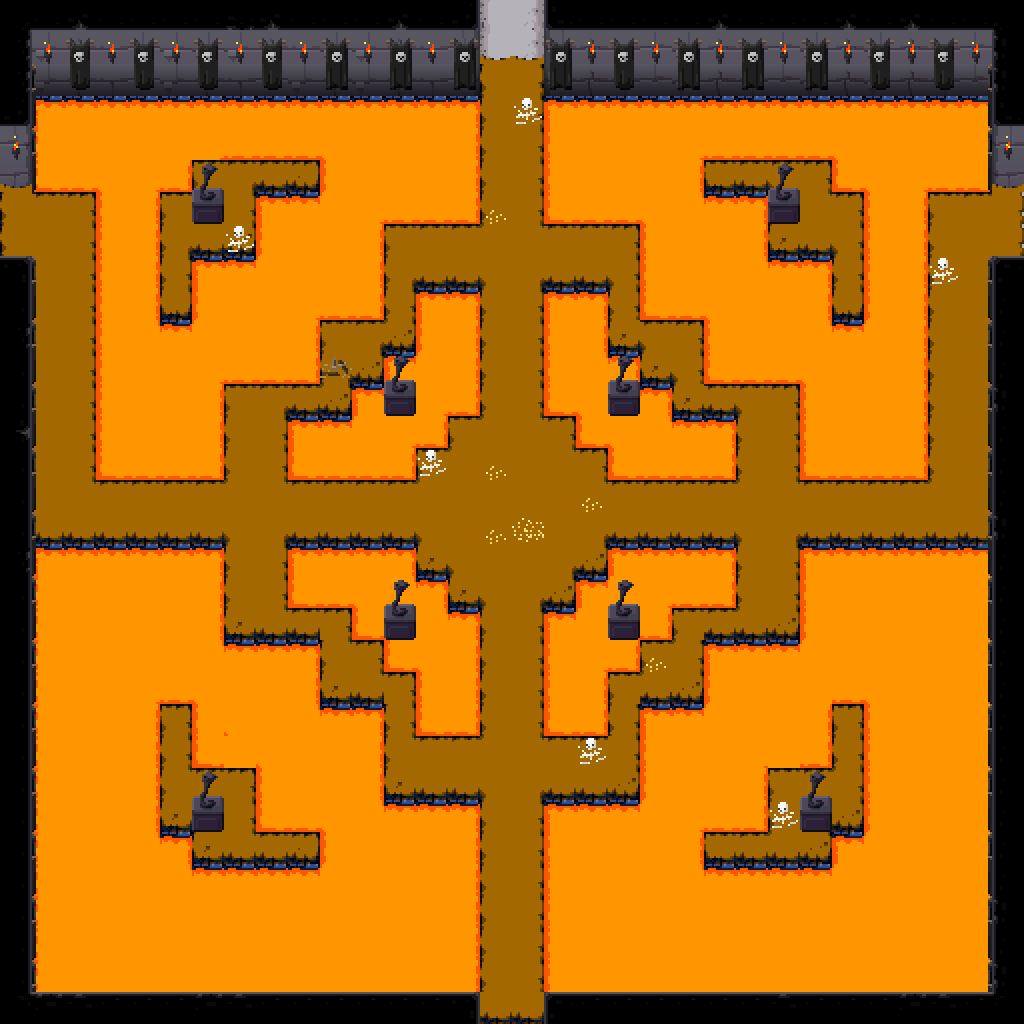

This game map was drawn from its Tiled (.tmx) file and the tilesets committed beside it. A one-line description and the trimmed map source follow:
An orthogonal 32x32 tile map with 32x32 px tiles, 4 tile layers (ground, walls, objects, tops), 4 tilesets and 148 objects (24x light).

<map version="1.0" orientation="orthogonal" width="32" height="32" tilewidth="32" tileheight="32">
 <tileset firstgid="1" name="dungeon tileset calciumtrice" tilewidth="32" tileheight="32">
  <image source="../textures/spritesheets/dungeon tileset calciumtrice.png" width="960" height="808" />
 </tileset>
 <tileset firstgid="751" name="buch1" tilewidth="32" tileheight="32">
  <image source="../textures/spritesheets/the_field_of_the_floating_island_by_buch_PD.png" width="800" height="640" />
 </tileset>
 <tileset firstgid="1251" name="buch2" tilewidth="32" tileheight="32">
  <image source="../textures/spritesheets/the_field_of_the_floating_island_snow_by_buch_PD.png" width="704" height="448" />
 </tileset>
 <tileset firstgid="1559" name="Lava_Buch_PD" tilewidth="32" tileheight="32">
  <image source="../textures/spritesheets/lava_buch_PD.png" width="256" height="448" />
 </tileset>
 <layer name="ground" width="32" height="32">
  <data>[1024 cells, 1024 non-empty, 46 distinct tile ids]</data>
 </layer>
 <layer name="walls" width="32" height="32">
  <data>[1024 cells, 64 non-empty, 14 distinct tile ids]</data>
 </layer>
 <layer name="objects" width="32" height="32">
  <data>[1024 cells, 138 non-empty, 20 distinct tile ids]</data>
 </layer>
 <layer name="tops" width="32" height="32">
  <data>[1024 cells, 112 non-empty, 19 distinct tile ids]</data>
 </layer>
 <objectgroup name="colliderWalls" width="0" height="0">
  <object x="992" y="288" width="32" height="736" />
  <object x="0" y="288" width="32" height="736" />
  <object x="544" y="800" width="32" height="224" />
  <object x="448" y="800" width="32" height="224" />
  <object x="0" y="0" width="480" height="160" />
  <object x="0" y="160" width="192" height="32" />
  <object x="544" y="0" width="480" height="160" />
  <object x="800" y="160" width="224" height="32" />
  <object x="544" y="160" width="32" height="64" />
  <object x="448" y="160" width="32" height="64" />
  <object x="576" y="192" width="96" height="32" />
  <object x="640" y="224" width="32" height="96" />
  <object x="672" y="288" width="64" height="32" />
  <object x="704" y="320" width="32" height="64" />
  <object x="736" y="352" width="96" height="32" />
  <object x="800" y="384" width="32" height="96" />
  <object x="832" y="448" width="96" height="32" />
  <object x="896" y="192" width="32" height="256" />
  <object x="352" y="192" width="96" height="32" />
  <object x="352" y="224" width="32" height="96" />
  <object x="288" y="288" width="64" height="32" />
  <object x="288" y="320" width="32" height="64" />
  <object x="192" y="352" width="96" height="32" />
  <object x="192" y="384" width="32" height="96" />
  <object x="96" y="448" width="96" height="32" />
  <object x="96" y="192" width="32" height="256" />
  <object x="800" y="544" width="192" height="32" />
  <object x="32" y="544" width="192" height="32" />
  <object x="192" y="576" width="32" height="96" />
  <object x="224" y="640" width="96" height="32" />
  <object x="288" y="672" width="32" height="64" />
  <object x="320" y="704" width="64" height="32" />
  <object x="352" y="736" width="32" height="96" />
  <object x="384" y="800" width="64" height="32" />
  <object x="800" y="576" width="32" height="96" />
  <object x="704" y="640" width="96" height="32" />
  <object x="704" y="672" width="32" height="64" />
  <object x="640" y="704" width="64" height="32" />
  <object x="640" y="736" width="32" height="96" />
  <object x="576" y="800" width="64" height="32" />
  <object x="416" y="288" width="64" height="64" />
  <object x="384" y="352" width="96" height="32" />
  <object x="352" y="384" width="128" height="32" />
  <object x="288" y="416" width="160" height="32" />
  <object x="288" y="448" width="128" height="32" />
  <object x="544" y="288" width="64" height="64" />
  <object x="544" y="352" width="96" height="32" />
  <object x="544" y="384" width="128" height="32" />
  <object x="576" y="416" width="160" height="32" />
  <object x="608" y="448" width="128" height="32" />
  <object x="288" y="544" width="128" height="32" />
  <object x="288" y="576" width="160" height="32" />
  <object x="352" y="608" width="128" height="32" />
  <object x="384" y="640" width="96" height="32" />
  <object x="416" y="672" width="64" height="64" />
  <object x="608" y="544" width="128" height="32" />
  <object x="576" y="576" width="160" height="32" />
  <object x="544" y="608" width="128" height="32" />
  <object x="544" y="640" width="96" height="32" />
  <object x="544" y="672" width="64" height="64" />
  <object x="576" y="992" width="416" height="32" />
  <object x="32" y="992" width="416" height="32" />
 </objectgroup>
 <objectgroup name="gameMasterColliderWalls" width="0" height="0">
  <object x="992" y="288" width="32" height="736" />
  <object x="0" y="288" width="32" height="736" />
  <object x="544" y="800" width="32" height="224" />
  <object x="448" y="800" width="32" height="224" />
  <object x="0" y="0" width="480" height="160" />
  <object x="0" y="160" width="192" height="32" />
  <object x="544" y="0" width="480" height="160" />
  <object x="800" y="160" width="224" height="32" />
  <object x="544" y="160" width="32" height="64" />
  <object x="448" y="160" width="32" height="64" />
  <object x="576" y="192" width="96" height="32" />
  <object x="640" y="224" width="32" height="96" />
  <object x="672" y="288" width="64" height="32" />
  <object x="704" y="320" width="32" height="64" />
  <object x="736" y="352" width="96" height="32" />
  <object x="800" y="384" width="32" height="96" />
  <object x="832" y="448" width="96" height="32" />
  <object x="896" y="192" width="32" height="256" />
  <object x="352" y="192" width="96" height="32" />
  <object x="352" y="224" width="32" height="96" />
  <object x="288" y="288" width="64" height="32" />
  <object x="288" y="320" width="32" height="64" />
  <object x="192" y="352" width="96" height="32" />
  <object x="192" y="384" width="32" height="96" />
  <object x="96" y="448" width="96" height="32" />
  <object x="96" y="192" width="32" height="256" />
  <object x="800" y="544" width="192" height="32" />
  <object x="32" y="544" width="192" height="32" />
  <object x="192" y="576" width="32" height="96" />
  <object x="224" y="640" width="96" height="32" />
  <object x="288" y="672" width="32" height="64" />
  <object x="320" y="704" width="64" height="32" />
  <object x="352" y="736" width="32" height="96" />
  <object x="384" y="800" width="64" height="32" />
  <object x="800" y="576" width="32" height="96" />
  <object x="704" y="640" width="96" height="32" />
  <object x="704" y="672" width="32" height="64" />
  <object x="640" y="704" width="64" height="32" />
  <object x="640" y="736" width="32" height="96" />
  <object x="576" y="800" width="64" height="32" />
  <object x="416" y="288" width="64" height="64" />
  <object x="384" y="352" width="96" height="32" />
  <object x="352" y="384" width="128" height="32" />
  <object x="288" y="416" width="160" height="32" />
  <object x="288" y="448" width="128" height="32" />
  <object x="544" y="288" width="64" height="64" />
  <object x="544" y="352" width="96" height="32" />
  <object x="544" y="384" width="128" height="32" />
  <object x="576" y="416" width="160" height="32" />
  <object x="608" y="448" width="128" height="32" />
  <object x="288" y="544" width="128" height="32" />
  <object x="288" y="576" width="160" height="32" />
  <object x="352" y="608" width="128" height="32" />
  <object x="384" y="640" width="96" height="32" />
  <object x="416" y="672" width="64" height="64" />
  <object x="608" y="544" width="128" height="32" />
  <object x="576" y="576" width="160" height="32" />
  <object x="544" y="608" width="128" height="32" />
  </objectgroup>
 <objectgroup name="lights" width="32" height="32">
  <!-- 24 objects omitted --></objectgroup>
</map>
<!-- 28 of 148 objects omitted -->
